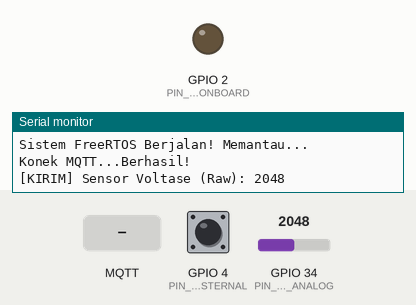
The sketch below on a simulated ESP32. Parts: output pins drawn as LEDs (lit = HIGH), the last lines printed to the serial monitor. Dashed ring = blinking. Inputs (shaded band) come from the test bench; at power-on: GPIO 4 (PIN_TOMBOL_EKSTERNAL) HIGH, GPIO 34 (PIN_SENSOR_ANALOG) = 2048. WiFi joins after 1.5 s; servers stay silent unless stated; random numbers use the default seed unless the sketch sets one; no MQTT or app messages arrive unless stated.

Above: at 2.8 s.
2.9 s: GPIO 4 (PIN_TOMBOL_EKSTERNAL) pulled LOW for 0.15 s
At 3.15 s:
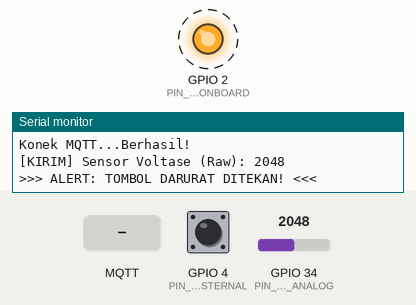
6.4 s: MQTT message "NYALA" arrives on the first subscribed topic
At 6.7 s:
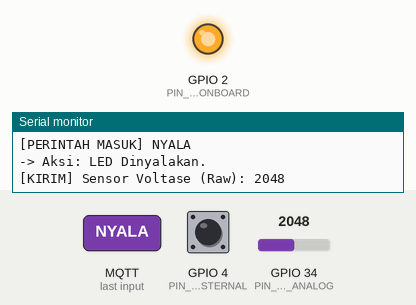
7.9 s: MQTT message "MATI" arrives on the first subscribed topic
At 8.8 s:
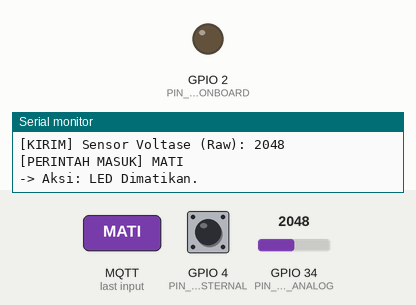
Timing chart, 0 to 10.9 s (numbered marks = the images above; inputs shaded):
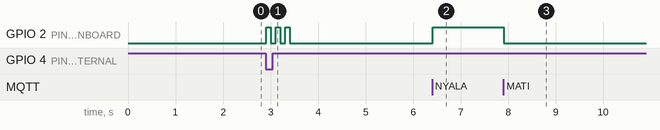

The sketch:

sketch_dec20a.ino
```cpp
// ===========================================================================
// SKETCH FINAL: TUGAS MIKROPROSESOR ESP32 + FREERTOS
// Integrasi: Sensor Analog (D34) + Interupsi Tombol (D4) + WiFi/MQTT + Output LED (D2)
// ===========================================================================

#include <WiFi.h>
#include <PubSubClient.h>

// --- 1. KONFIGURASI PIN HARDWARE ---
#define PIN_SENSOR_ANALOG 34   // Sensor palsu (pembagi tegangan)
#define PIN_TOMBOL_EKSTERNAL 4 // Tombol di breadboard (Active Low)
#define PIN_LED_ONBOARD 2      // LED biru bawaan

// --- 2. KONFIGURASI JARINGAN (WAJIB DIGANTI!) ---
// ============================================================
const char* ssid = "Homestay2";      // <--- SSID WIFI
const char* password = "tinton123";  // <--- PASSWORD WIFI
// ============================================================

// --- 3. KONFIGURASI MQTT ---
const char* mqtt_server = "broker.hivemq.com";
const int mqtt_port = 1883;
const char* topik_kirim_data = "kampus/esp32/proyek_bapak/data";
const char* topik_terima_perintah = "UAS/esp32/Mikroprosessor/perintah";

// --- OBJEK GLOBAL & VARIABEL FREERTOS ---
WiFiClient espClient;
PubSubClient client(espClient);

// Handle untuk Task (Pekerja)
TaskHandle_t TaskSensorHandle = NULL;
TaskHandle_t TaskMQTTHandle = NULL;

// Queue (Antrean) untuk mengirim data sensor antar-task dengan aman
QueueHandle_t sensorQueue;
// Semaphore (Bendera) untuk sinyal interupsi tombol
SemaphoreHandle_t buttonSemaphore;

// ===========================================================================
// BAGIAN INTERUPSI & CALLBACK (Respon Cepat)
// ===========================================================================

// ISR: Fungsi kilat saat tombol ditekan
void IRAM_ATTR handleTombolISR() {
  // Beri sinyal (semaphore) ke task utama bahwa tombol ditekan.
  // "FromISR" artinya aman dipanggil dari interupsi.
  xSemaphoreGiveFromISR(buttonSemaphore, NULL);
}

// Callback MQTT: Saat ada perintah masuk dari browser
void callback(char* topic, byte* payload, unsigned int length) {
  String pesan = "";
  for (int i = 0; i < length; i++) pesan += (char)payload[i];
  Serial.printf("\n[PERINTAH MASUK] %s\n", pesan.c_str());

  // Logika Kontrol Sederhana
  if (pesan == "NYALA") {
    digitalWrite(PIN_LED_ONBOARD, HIGH);
    Serial.println("-> Aksi: LED Dinyalakan.");
  } else if (pesan == "MATI") {
    digitalWrite(PIN_LED_ONBOARD, LOW);
    Serial.println("-> Aksi: LED Dimatikan.");
  }
}

// ===========================================================================
// FUNGSI PENDUKUNG KONEKSI
// ===========================================================================
void setup_wifi() {
  delay(10);

  WiFi.mode(WIFI_STA);
  WiFi.disconnect(true);
  delay(100);

  Serial.print("\nMenghubungkan WiFi: ");
  Serial.println(ssid);

  Serial.print("MAC ESP32: ");
  Serial.println(WiFi.macAddress());

  WiFi.begin(ssid, password);

  while (WiFi.status() != WL_CONNECTED) {
    delay(500);
    Serial.print(".");
  }

  Serial.println("\nWiFi Terhubung!");
  Serial.print("IP Address: ");
  Serial.println(WiFi.localIP());
}

void reconnect_mqtt() {
  while (!client.connected()) {
    Serial.print("Konek MQTT...");
    String clientId = "ESP32-TugasAkhir-" + String(random(0xffff), HEX);
    if (client.connect(clientId.c_str())) {
      Serial.println("Berhasil!");
      client.subscribe(topik_terima_perintah);
      client.publish(topik_kirim_data, "Sistem ESP32 FreeRTOS Online!");
    } else {
      Serial.print("Gagal, rc="); Serial.print(client.state()); delay(2000);
    }
  }
}

// ===========================================================================
// DEFINISI TASKS FREERTOS (PEKERJA UTAMA)
// ===========================================================================

// --- TASK 1: Pembaca Sensor (Jalan setiap 5 detik) ---
void TaskSensor(void *pvParameters) {
  int nilaiSensorRaw;
  for (;;) { // Loop tak berujung (pengganti loop() biasa)
    // 1. Baca Sensor
    nilaiSensorRaw = analogRead(PIN_SENSOR_ANALOG);

    // 2. Kirim nilai ke dalam Antrean (Queue) agar diambil Task MQTT
    // portMAX_DELAY artinya tunggu sampai antrean kosong jika penuh.
    xQueueSend(sensorQueue, &nilaiSensorRaw, portMAX_DELAY);

    // 3. Tidur selama 5 detik (vTaskDelay tidak memblokir CPU lain)
    vTaskDelay(5000 / portTICK_PERIOD_MS);
  }
}

// --- TASK 2: Manajer MQTT & Logika Utama (Jalan secepat mungkin) ---
void TaskMQTT(void *pvParameters) {
  int dataSensorDiterima;

  // Setup awal khusus task ini
  client.setServer(mqtt_server, mqtt_port);
  client.setCallback(callback);

  for (;;) {
    // Jaga koneksi
    if (WiFi.status() != WL_CONNECTED) setup_wifi();
    if (!client.connected()) reconnect_mqtt();
    client.loop(); // Penting untuk menerima pesan MQTT

    // A. Cek apakah ada data sensor baru di Antrean?
    // (Tunggu 0ms, kalau gak ada lanjut)
    if (xQueueReceive(sensorQueue, &dataSensorDiterima, 0) == pdTRUE) {
      String pesanData = "Sensor Voltase (Raw): " + String(dataSensorDiterima);
      Serial.println("[KIRIM] " + pesanData);
      client.publish(topik_kirim_data, pesanData.c_str());
    }

    // B. Cek apakah ada sinyal Interupsi Tombol?
    // (Tunggu 0ms)
    if (xSemaphoreTake(buttonSemaphore, 0) == pdTRUE) {
       Serial.println("\n>>> ALERT: TOMBOL DARURAT DITEKAN! <<<");
       client.publish(topik_kirim_data, "ALERT: Tombol ditekan secara manual!");
       // Kedipkan LED cepat sebagai tanda
       for(int i=0;i<3;i++) { digitalWrite(PIN_LED_ONBOARD,HIGH); vTaskDelay(100/portTICK_PERIOD_MS); digitalWrite(PIN_LED_ONBOARD,LOW); vTaskDelay(100/portTICK_PERIOD_MS);}
    }

    vTaskDelay(10 / portTICK_PERIOD_MS); // Beri sedikit nafas untuk CPU
  }
}

// ===========================================================================
// SETUP UTAMA (Hanya jalan sekali saat boot)
// ===========================================================================
void setup() {
  Serial.begin(115200);
  Serial.println("\n--- MEMULAI SISTEM FREERTOS ESP32 ---");

  // 1. Setup Pin
  pinMode(PIN_SENSOR_ANALOG, INPUT);
  pinMode(PIN_TOMBOL_EKSTERNAL, INPUT_PULLUP); // Penting untuk tombol active low
  pinMode(PIN_LED_ONBOARD, OUTPUT);
  digitalWrite(PIN_LED_ONBOARD, LOW);

  // 2. Setup Koneksi Awal
  setup_wifi();

  // 3. Buat Sumber Daya RTOS
  // Antrean untuk menampung maksimal 10 data integer
  sensorQueue = xQueueCreate(10, sizeof(int));
  // Semaphore biner untuk sinyal tombol
  buttonSemaphore = xSemaphoreCreateBinary();

  // 4. Pasang Interupsi
  attachInterrupt(digitalPinToInterrupt(PIN_TOMBOL_EKSTERNAL), handleTombolISR, FALLING);

  // 5. Buat dan Jalankan Task (Pekerja)
  Serial.println("Membuat Tasks...");
  // xTaskCreate(FungsiTask, "NamaBebas", UkuranStack, Parameter, Prioritas, Handle);
  xTaskCreate(TaskSensor, "SensorRead", 2048, NULL, 1, &TaskSensorHandle);
  xTaskCreate(TaskMQTT,   "MQTTManager", 4096, NULL, 2, &TaskMQTTHandle); // Prioritas lebih tinggi

  Serial.println("Sistem FreeRTOS Berjalan! Memantau...");
}

void loop() {
  // LOOP KOSONG!
  // Di FreeRTOS, loop() tidak dipakai karena tugas sudah dibagi ke TaskSensor & TaskMQTT.
}
```

Measured:
- after the input at 2.9 s, GPIO 2 (PIN_LED_ONBOARD): alternates HIGH for 0.10 s and LOW for 0.10 s, 6 changes in all, then stays LOW, starting at once
- after the input at 6.4 s, GPIO 2 (PIN_LED_ONBOARD): LOW → HIGH at once
- after the input at 7.9 s, GPIO 2 (PIN_LED_ONBOARD): HIGH → LOW at once
